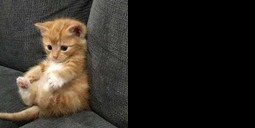
#> input picture experiments_linear/tinycat/lanczos_fl.png, 255 x 128 px; the run also reads 1 picture not shown here
$ python error_analysis.py
#> lines starting #> are read from the running program, lines starting #| are printed output that depends on the picture

import numpy as np
import cv2

import matplotlib.pyplot as plt
import seaborn as sns
import pandas as pd


# [60 lines left out: functions plot_error_histogram, plot_error_boxplot, not called in this run]

def ssim(img1: np.ndarray, img2: np.ndarray) -> float:
    # Constantes do artigo original do SSIM (Wang et al.)
    # Usadas para evitar divisão por zero quando a variância é muito baixa
    K1 = 0.01
    K2 = 0.03
    L = 255.0 # Valor máximo do pixel
    C1 = (K1 * L) ** 2
    C2 = (K2 * L) ** 2

    # Converter para float64 para não perder decimais no meio da conta
    i1 = img1.astype(np.float64)
    i2 = img2.astype(np.float64)

    # 1. Calcular as médias locais usando um filtro Gaussiano 11x11
    mu1 = cv2.GaussianBlur(i1, (11, 11), 1.5)
    mu2 = cv2.GaussianBlur(i2, (11, 11), 1.5)

    mu1_sq = mu1 ** 2
    mu2_sq = mu2 ** 2
    mu1_mu2 = mu1 * mu2

    # 2. Calcular as variâncias e covariâncias locais
    sigma1_sq = cv2.GaussianBlur(i1 ** 2, (11, 11), 1.5) - mu1_sq
    sigma2_sq = cv2.GaussianBlur(i2 ** 2, (11, 11), 1.5) - mu2_sq
    sigma12 = cv2.GaussianBlur(i1 * i2, (11, 11), 1.5) - mu1_mu2

    # 3. Fórmula principal do SSIM
    numerador = (2 * mu1_mu2 + C1) * (2 * sigma12 + C2)
    denominador = (mu1_sq + mu2_sq + C1) * (sigma1_sq + sigma2_sq + C2)

    ssim_map = numerador / denominador

    # Retorna a média de todos os pixels e de todos os canais (RGB)
    return float(np.mean(ssim_map))


def get_statistics(img_fl_input: np.ndarray, img_no_fl_input: np.ndarray):
    img_fl_uint = np.clip(np.round(img_fl_input), 0, 255).astype(np.uint8)
    img_no_fl_uint = np.clip(np.round(img_no_fl_input), 0, 255).astype(np.uint8)

    img_fl = img_fl_input.astype(np.float64)
    img_no_fl = img_no_fl_input.astype(np.float64)


    diff = cv2.absdiff(img_fl, img_no_fl)

    # cv2.imwrite("diff_test.png", diff)

    # Max Absolute Error
    max_err = np.max(diff)

    # Mean Squared Error
    mse = round(np.mean(diff ** 2), 4)

    # Root Mean Squared Error
    rmse = round(np.sqrt(mse), 4)

    # Mean Absolute Error
    mae = round(np.mean(np.abs(diff)), 4)

    # PSNR (Peak Signal-to-Noise Ratio)
    if rmse == 0:
        psnr = float('inf')
    else:
        psnr = round(cv2.PSNR(img_fl_uint, img_no_fl_uint), 4)

    # Structural Similarity Index
    ssim_val = round(ssim(img_fl_uint, img_no_fl_uint), 4)


    # Delta E
    lab_fl = cv2.cvtColor(img_fl_uint, cv2.COLOR_BGR2LAB).astype(np.float64)
    lab_no_fl = cv2.cvtColor(img_no_fl_uint, cv2.COLOR_BGR2LAB).astype(np.float64)

    delta_e = np.sqrt(np.sum((lab_fl - lab_no_fl) ** 2, axis=2))
    mean_delta_e = round(np.mean(delta_e), 4)


    # [10 lines of commented-out code are left out]


    return {
        "MSE": mse,
        "RMSE": rmse,
        "MAE": mae,
        "Max_Error": max_err,
        "PSNR": psnr,
        "SSIM": ssim_val,
        "Delta_E": mean_delta_e
    }


# To do: criar uma função que itere sobre as imagens em experiments linear
#        pegue duas imagens do msm método de interpolaçao e armazene as estatísticas em um csv
# - talvez fazer essa análise a cada iteração da sequencia de trasnformações seja melhor para analisar
# Nesse caso, essa análise de erro rodaria dentro do run_linear_experiment (lembrar de tirar do plot do histograma, caso for fazer assim)
if __name__ == "__main__":

    img1_fl_path = "experiments_linear/tinycat/lanczos_fl.png"
    img1_no_fl_path = "experiments_linear/tinycat/lanczos_no_fl.png"

    matriz_fl = cv2.imread(img1_fl_path, cv2.IMREAD_COLOR)
#> matriz_fl is the input picture: shape (128, 255, 3); mean B, G, R 35.5, 42.3, 47.7
    matriz_no_fl = cv2.imread(img1_no_fl_path, cv2.IMREAD_COLOR)

    print(get_statistics(matriz_fl,matriz_no_fl))
#> in get_statistics, `diff = cv2.absdiff(img_fl, img_no_fl)`:
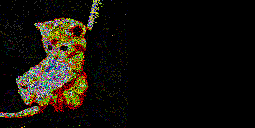
#> diff: shape (128, 255, 3) float64; mean B, G, R 0.202, 0.327, 0.401; drawn with min black and max white
#> in get_statistics, `max_err = np.max(diff)`: max_err = 5
#> in get_statistics, `mse = round(np.mean(diff ** 2), 4)`: mse = 0.998
#> in get_statistics, `rmse = round(np.sqrt(mse), 4)`: rmse = 0.999
#> in get_statistics, `mae = round(np.mean(np.abs(diff)), 4)`: mae = 0.31
#> in get_statistics, `psnr = round(cv2.PSNR(img_fl_uint, img_no_fl_uint), 4)`: psnr = 48.14
#> in ssim, `mu1 = cv2.GaussianBlur(i1, (11, 11), 1.5)`:
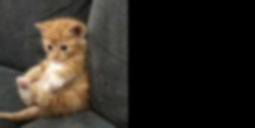
#> mu1: shape (128, 255, 3) float64; mean B, G, R 35.5, 42.3, 47.7
#> in ssim, `mu1_sq = mu1 ** 2`:
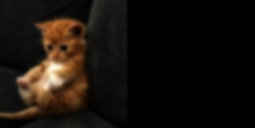
#> mu1_sq: shape (128, 255, 3) float64; mean B, G, R 3036.1, 4409.5, 5919.4; drawn with min black and max white
#> in ssim, `sigma1_sq = cv2.GaussianBlur(i1 ** 2, (11, 11), 1.5) - mu1_sq`:
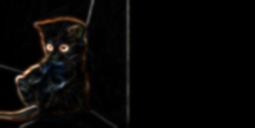
#> sigma1_sq: shape (128, 255, 3) float64; mean B, G, R 132.7, 150.2, 172.3; drawn with min black and max white
#> in ssim, `numerador = (2 * mu1_mu2 + C1) * (2 * sigma12 + C2)`:
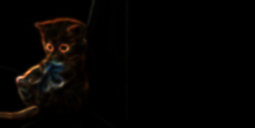
#> numerador: shape (128, 255, 3) float64; mean B, G, R 5085620.5, 7966050, 12077862.4; drawn with min black and max white
#> in get_statistics, `ssim_val = round(ssim(img_fl_uint, img_no_fl_uint), 4)`: ssim_val = 0.998
#> in get_statistics, `lab_fl = cv2.cvtColor(img_fl_uint, cv2.COLOR_BGR2LAB).astype(np.float64)`:
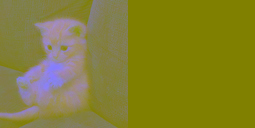
#> lab_fl: shape (128, 255, 3) float64; mean B, G, R 46, 129.1, 132.6
#> in get_statistics, `delta_e = np.sqrt(np.sum((lab_fl - lab_no_fl) ** 2, axis=2))`:
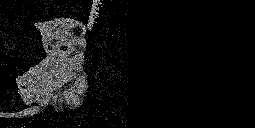
#> delta_e: shape (128, 255) float64; min 0, max 7.35, mean 0.481; drawn with min black and max white
#> in get_statistics, `mean_delta_e = round(np.mean(delta_e), 4)`: mean_delta_e = 0.481
#| {'MSE': 0.9976, 'RMSE': 0.9988, 'MAE': 0.3101, 'Max_Error': 5.0, 'PSNR': 48.1411, 'SSIM': 0.9983, 'Delta_E': 0.4809}
